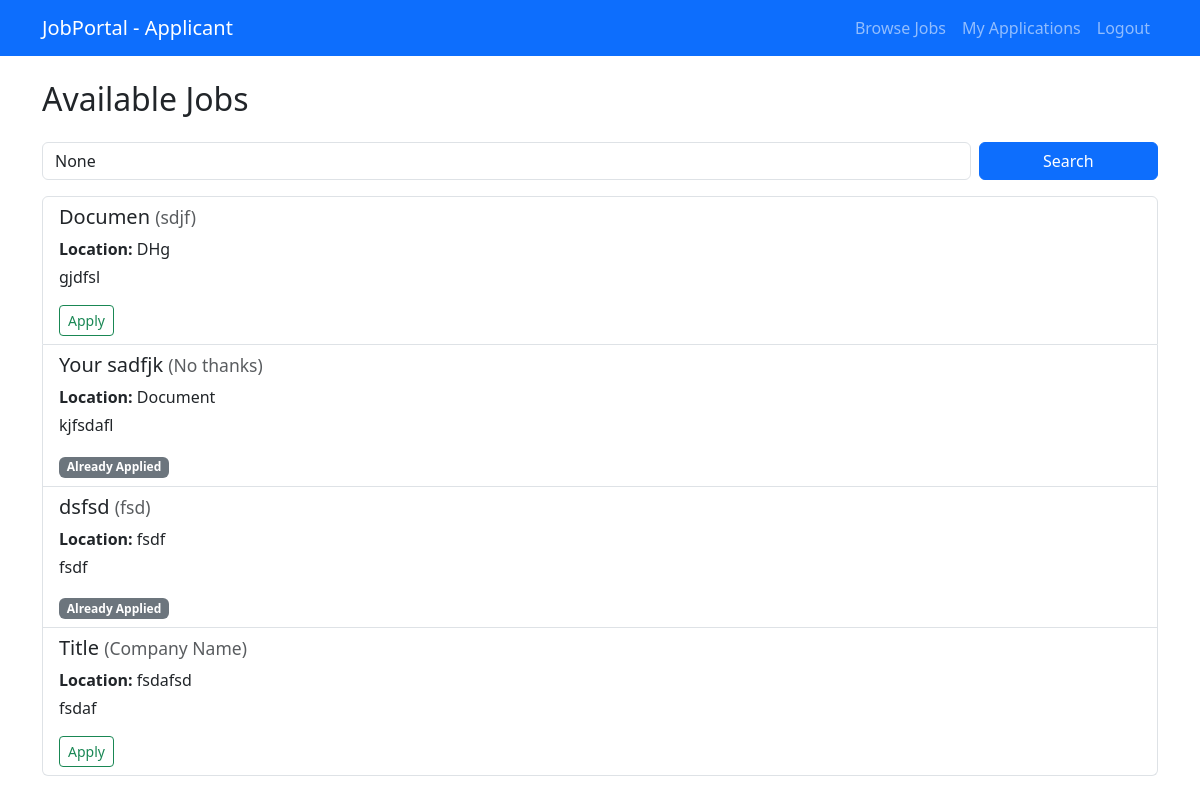
Page /applicant/jobs/ (signed in) on the committed database.
### jobportal/models.py (models this page shows)
class Job(models.Model):
    title = models.CharField(max_length=100)
    company_name = models.CharField(max_length=100)
    location = models.CharField(max_length=100)
    description = models.TextField()
    posted_by = models.ForeignKey(User, on_delete=models.CASCADE)
    created_at = models.DateTimeField(auto_now_add=True)

### jobportal/views.py (the view)
# urls.py: path('applicant/jobs/', views.applicant_job_list, name='applicant_job_list'),
@login_required
def applicant_job_list(request):
    if request.user.profile.role != 'applicant':
        return redirect('login')
    query = request.GET.get('q')
    jobs = Job.objects.all().order_by('-created_at')
    if query:
        jobs = jobs.filter(
            Q(title__icontains=query) |
            Q(company_name__icontains=query) |
            Q(location__icontains=query)
        )
    applied_job_ids = Application.objects.filter(applicant=request.user).values_list('job_id', flat=True)
    return render(request, 'applicant/job_list.html', {
        'jobs': jobs,
        'query': query,
        'applied_job_ids': applied_job_ids,
    })

### jobportal/templates/applicant/job_list.html (shortened to what this page needs)
{% extends 'applicant/base.html' %}
{% block content %}
<h2>Available Jobs</h2>
<form method="get" class="row g-2 my-3">
    <div class="col-md-10">
        <input type="text" name="q" class="form-control" placeholder="Search by title, company or location"
            value="{{ query }}">
    </div>
    <div class="col-md-2 d-grid">
        <button type="submit" class="btn btn-primary">Search</button>
    </div>
</form>
{% if jobs %}
<div class="list-group">
    {% for job in jobs %}
    <div class="list-group-item">
        <h5>{{ job.title }} <small class="text-muted">({{ job.company_name }})</small></h5>
        <p class="mb-1"><strong>Location:</strong> {{ job.location }}</p>
        <p>{{ job.description|truncatewords:20 }}</p>
        {% if job.id in applied_job_ids %}
        <span class="badge bg-secondary">Already Applied</span>
        {% else %}
        <a href="{% url 'apply_job' job.id %}" class="btn btn-outline-success btn-sm">Apply</a>
        {% endif %}
    </div>
    {% endfor %}
</div>
{% else %}
<p>No jobs found.</p>
{% endif %}
{% endblock %}

### rows in the picture
Job: title "Documen", company_name "sdjf", location "DHg", description "gjdfsl", shows "Apply"
Job: title "Your sadfjk", company_name "No thanks", location "Document", description "kjfsdafl", shows "Already Applied"
Job: title "dsfsd", company_name "fsd", location "fsdf", description "fsdf", shows "Already Applied"
Job: title "Title", company_name "Company Name", location "fsdafsd", description "fsdaf", shows "Apply"
